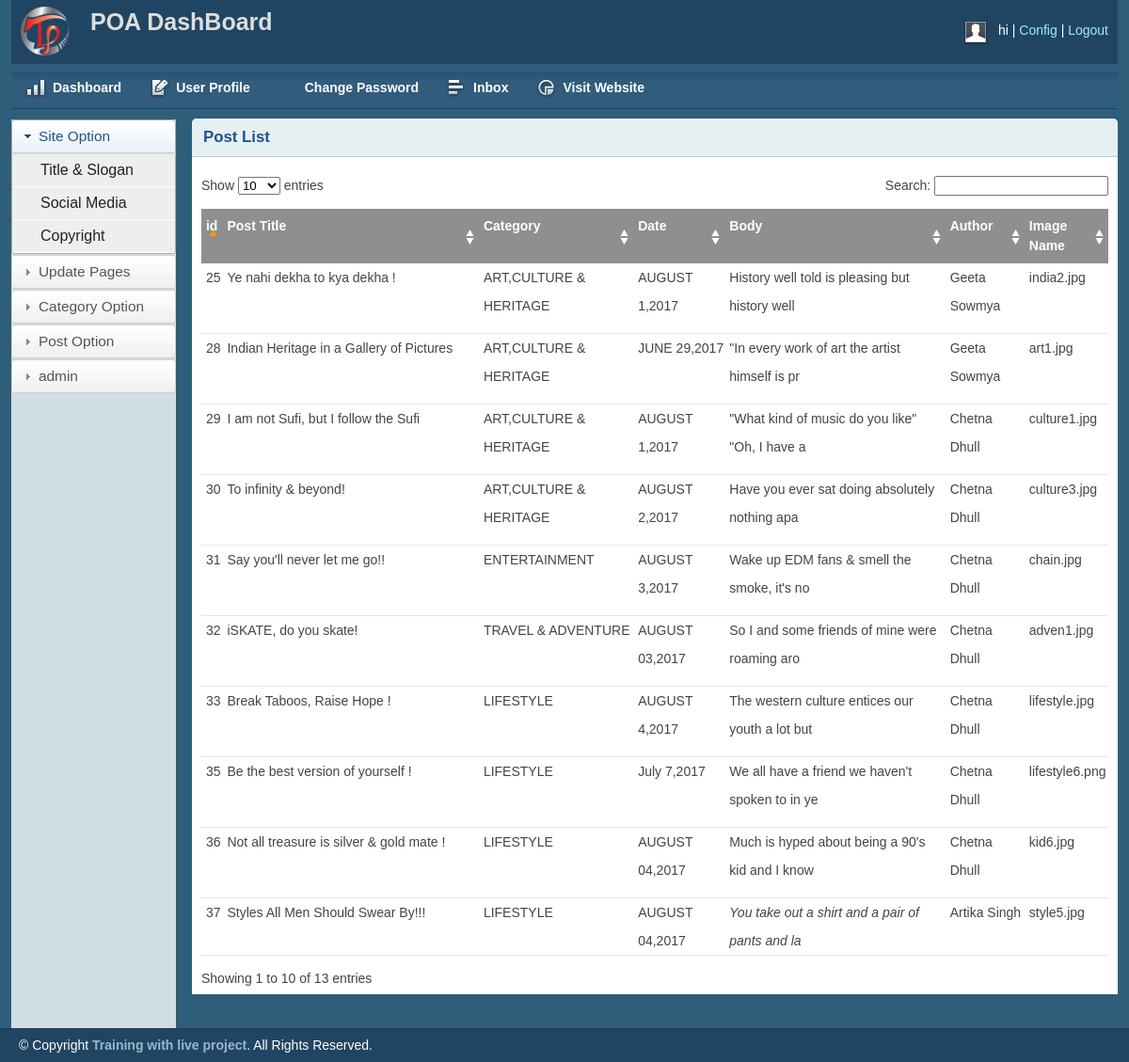
The app's page /admin/postlist.php, older data.
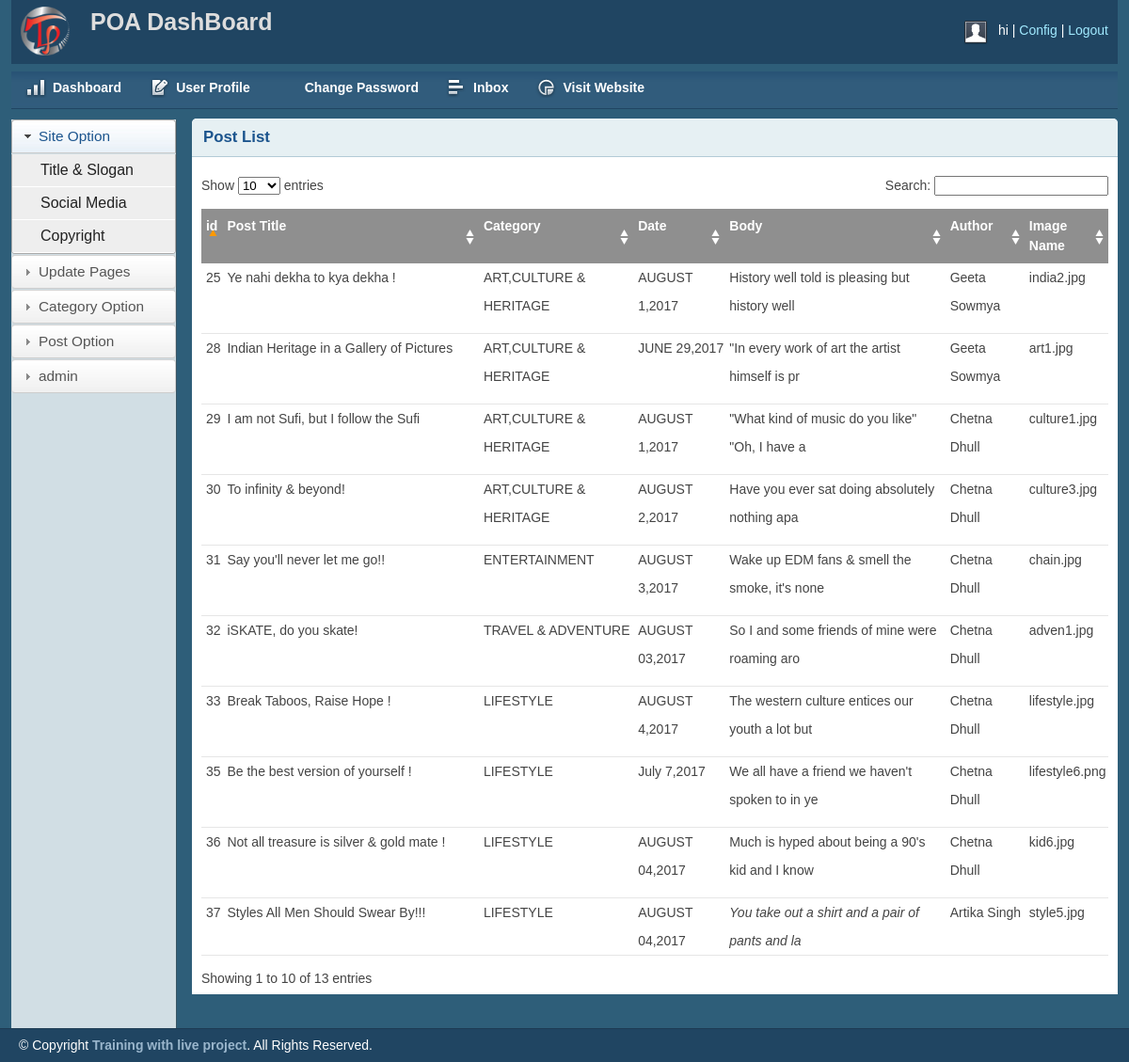
The same page, newer data.
### tables this page shows
CREATE TABLE IF NOT EXISTS `posts` (
  `id` int(11) NOT NULL AUTO_INCREMENT,
  `title` varchar(300) NOT NULL,
  `category` varchar(100) NOT NULL,
  `date` varchar(100) NOT NULL,
  `body` longtext NOT NULL,
  `author` varchar(200) NOT NULL,
  `imgname` varchar(400) NOT NULL,
  PRIMARY KEY (`id`)
);

### admin/postlist.php (the view, shortened to what this page needs)
<?php include("includes/header.php");
$query2="SELECT * FROM posts";
 $result2 = mysqli_query($connect,$query2);
?>
<?php include("includes/sidebar.php");?>
        <div class="grid_10">
            <div class="box round first grid">
                <h2>Post List</h2>
                <div class="block">
                    <table class="data display datatable" id="example">
					<thead>
						<tr><th>id</th>
							<th>Post Title</th>
							<th>Category</th>
							<th>Date</th>
							<th>Body</th>
							<th>Author</th>
							<th>Image Name</th>
						</tr>
					</thead>
					<tbody><?php
                                 while ($row = mysqli_fetch_assoc($result2)) {
                                    ?>
						<tr class="odd gradeX">
						<td><?php echo $row['id'];?></td>
							<td><?php echo $row['title'];?></td>
							<td><?php echo $row['category'];?></td>
							<td><?php echo $row['date'];?></td>
							<td><?php $body=$row['body'];  echo substr($body, 0,50);?></td>
							<td><?php echo $row['author'];?></td>
							<td><?php echo $row['imgname'];?></td>
						</tr>
						<?php }?>
					</tbody>
				</table>
               </div>
            </div>
        </div>
    </div>
    <div id="site_info">
      <p>
         &copy; Copyright <a href="http://trainingwithliveproject.com">Training with live project</a>. All Rights Reserved.
        </p>
    </div>
</body>
</html>

### admin/includes/header.php (shortened to what this page needs)
<!DOCTYPE html>
<html>
<head>
    <link rel="stylesheet" type="text/css" href="css/reset.css" media="screen" />
    <link rel="stylesheet" type="text/css" href="css/text.css" media="screen" />
    <link rel="stylesheet" type="text/css" href="css/grid.css" media="screen" />
    <link rel="stylesheet" type="text/css" href="css/layout.css" media="screen" />
    <link rel="stylesheet" type="text/css" href="css/nav.css" media="screen" />
    <link href="css/fancy-button/fancy-button.css" rel="stylesheet" type="text/css" />
    <link href="css/themes/base/jquery.ui.all.css" rel="stylesheet" type="text/css" />
    <link rel="stylesheet" type="text/css" href="css/reset.css" media="screen" />
    <link rel="stylesheet" type="text/css" href="css/text.css" media="screen" />
    <link rel="stylesheet" type="text/css" href="css/grid.css" media="screen" />
    <link rel="stylesheet" type="text/css" href="css/layout.css" media="screen" />
    <link rel="stylesheet" type="text/css" href="css/nav.css" media="screen" />
    <link href="css/table/demo_page.css" rel="stylesheet" type="text/css" />
</head>
<body>
    <div class="container_12">
        <div class="grid_12 header-repeat">
            <div id="branding">
                <div class="floatleft logo">
                    <img src="img/livelogo.png" alt="Logo" />
                </div>
                <div class="floatleft middle">
                    <h1>POA DashBoard</h1>
                </div>
                <div class="floatright">
                    <div class="floatleft">
                        <img src="img/img-profile.jpg" alt="Profile Pic" />
                    </div>
                    <div class="floatleft marginleft10">
                        <ul class="inline-ul floatleft">
                            <li><?php if(isset($_SESSION['user'])) echo $_SESSION["user"];
                                                        else echo "hi";
                            ?></li>
                            <li><a href="#">Config</a></li>
                            <li><a href="destroysession.php">Logout</a></li>
                        </ul>
                    </div>
                </div>
            </div>
        </div>

### admin/includes/sidebar.php (shortened to what this page needs)
<div class="grid_12">
     <ul class="nav main">
        <li class="ic-dashboard"><a href="index.html"><span>Dashboard</span></a> </li>
        <li class="ic-form-style"><a href=""><span>User Profile</span></a></li>
        <li class="ic-typography"><a href="changepassword.html"><span>Change Password</span></a></li>
        <li class="ic-grid-tables"><a href="inbox.html"><span>Inbox</span></a></li>
        <li class="ic-charts"><a href="postlist.html"><span>Visit Website</span></a></li>
    </ul>
</div>
   <div class="grid_2">
    <div class="box sidemenu">
        <div class="block" id="section-menu">
            <ul class="section menu">
                <li><a class="menuitem">Site Option</a>
                    <ul class="submenu">
                        <li><a href="titleslogan.html">Title & Slogan</a></li>
                        <li><a href="social.html">Social Media</a></li>
                        <li><a href="copyright.html">Copyright</a></li>
                    </ul>
                </li>
                 <li><a class="menuitem">Update Pages</a>
                </li>
                <li><a class="menuitem">Category Option</a>
                </li>
                <li><a class="menuitem">Post Option</a>
                </li>
                <li><a class="menuitem">admin </a>
                </li>
            </ul>
        </div>
    </div>
</div>

### admin/css/layout.css (style rules this page uses)
body { background: #fff none repeat scroll 0 0; color: #444; font-size: 14px; padding: 0; }
.floatleft { float:left; }
.logo img { margin-top: -15px; width: 52px; }
.middle { margin-left: 22px; margin-top: -14px; }
.middle h1 { color:#ddd;margin:0 }
.floatright { float:right; }
.inline-ul li { display:inline; color:#fff; }
.marginleft10 { margin-left:10px; }
a { color: #000; font-weight:bold; text-decoration: none; }
.container_12, .container_16 { background:#2E5E79; }
h1, h2, h3, h4, h5, h6 { line-height:1.2em; margin-bottom:.3em; }
h2 { margin-top:1em; }
#branding { font-weight: normal; margin-bottom: 0; padding: 22px 10px 3px; text-align: left; }
.header-repeat { background:url(../img/header-repeat.jpg) repeat-x; }
#branding a { color:#A1EAFF; font-weight:normal; }
#branding a:before { content:" | "; color:#fff; }
#branding ul, #branding ul li { margin:0px; padding:0px; }
#branding li { padding:0px 0px 0px 0px !important; }
.box { background:#fff; margin-bottom:20px; padding:10px 10px 10px 10px; margin-left:-8px; }
.box.grid { padding-bottom:40px; }
.box.round { -moz-border-radius: 5px 5px 0px 0px; -webkit-border-radius: 5px 5px 0px 0px; border-radius: 5px 5px 0px 0px; }
.box h2 { font-size:1.2em; font-weight:bold; color:#1B548D; background:#E6F0F3; margin:-10px -10px 0 -10px; padding:10px 12px; border-bottom:1px solid #B3CBD6; -moz-border-radius: 5px 5px 0px 0px; -webkit-border-radius: 5px 5px 0px 0px; border-radius: 5px 5px 0px 0px; }
.box.first { min-height: 406px; }
.block { padding-top:20px; }
.box.sidemenu { background-color:#D1DEE4; border-right:1px solid #3A5665; padding:0px; margin:0px; cursor:pointer; }
.box.sidemenu .block { padding-top:0px; margin-top:0px; }
p { margin-bottom:1em; }
ul, ol { padding-top:0; }
ul.menu { list-style:none; border-top:1px solid #bbb; }
ul.menu li { margin:0; }
ul.menu li a { display:block; padding:4px 10px; border-bottom:1px solid #ccc; }
ul.menu ul { list-style:none; margin:0; }
ul.menu ul li a { padding-left:30px; }
ul.section { border-top:0; margin-bottom:0; }
ul.section li a { background:url(../img/sidemenu-repeat.jpg) repeat-x; line-height:26px; padding-left:28px; }
ul.section li li a { background:#ddd; border-bottom:1px solid #eee; }
ul.section ul li { text-transform:none; }
ul.section ul.current li a { background: #eee none repeat scroll 0 0; border-bottom: 1px solid #fff; font-size: 16px; font-weight: normal; }
ul.section li a.current { color:#1B548D; background:url(../img/sidemenu-repeat-hover.jpg) repeat-x; }
#site_info { color:#fff; background:#204562; border-top:1px solid #1d3b53; padding-left:20px; }
#site_info p { line-height:35px; margin-bottom:0px; }
#site_info a { color:#9ab6cc; }
.block { padding-bottom:1px; }
table.display { margin: 0 auto; clear: both; width: 100%; }
.sorting_asc { background: #8f8f8f url(../img/table/sort_asc.png) no-repeat center right; padding:8px 5px; text-align:left; color:#fff; }
.sorting { background:#8f8f8f url(../img/table/sort_both.png) no-repeat center right; padding:8px 5px; text-align:left; color:#fff; }
tr.odd { height: 30px; line-height: 30px; border-bottom:1px solid #e6e6e6; }
tr.even { height: 30px; line-height: 30px; border-bottom:1px solid #e6e6e6; }
tr.odd td, tr.even td { padding-left:5px; }

Row changes from the older to the newer data that the page shows:
changed posts "Say you'll never let me go!!": body "Wake up EDM fans & smell the smoke, it's no" → "Wake up EDM fans & smell the smoke, it's none"
